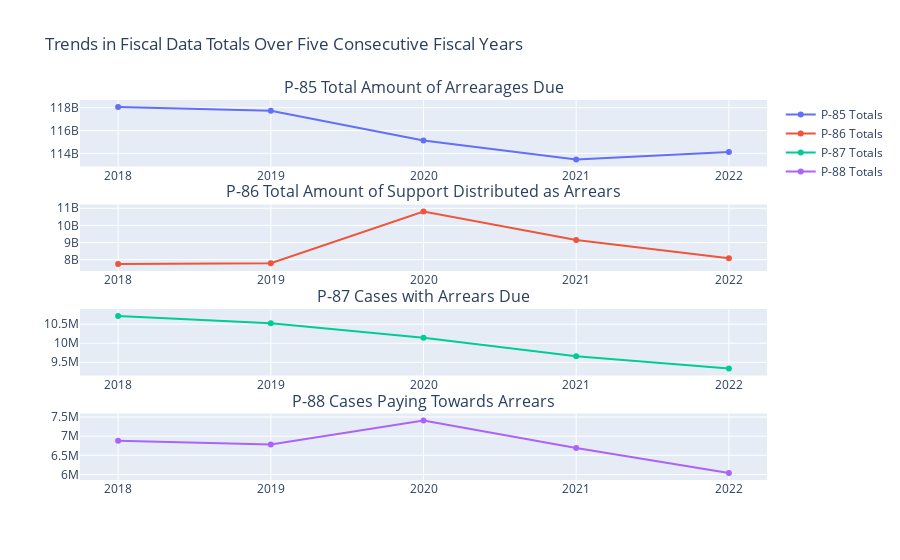

The notebook cell saved with this chart:
### Markdown cell above
## 8. Arrearages Trends

### Code cell
import pandas as pd
import plotly.graph_objs as go
from plotly.subplots import make_subplots

# Define the path to your Excel file
file_path = '/Users/asmafarooq/github/mids-datasci200-fall23-Asma-Farooq/fy_2022_preliminary_data_tables.xlsx' 

# Function to extract data from the sheet
def extract_data(file_path, sheet_name):
    # Load the entire sheet
    data = pd.read_excel(file_path, sheet_name=sheet_name, header=None)
    # Extract years from row 3 (Python index 2) and columns B to F (Python indices 1 to 5)
    # Convert to integer first to remove any decimal, then to string
    years = data.iloc[2, 1:6].astype(int).astype(str)
    # Extract totals from row 58 (Python index 57) and columns B to F (Python indices 1 to 5)
    totals = data.iloc[57, 1:6]
    return years, totals

# Create subplots
fig = make_subplots(
    rows=4, cols=1,
    subplot_titles=(
        "P-85 Total Amount of Arrearages Due",
        "P-86 Total Amount of Support Distributed as Arrears",
        "P-87 Cases with Arrears Due",
        "P-88 Cases Paying Towards Arrears"
    ),
    vertical_spacing=0.1
)

# For each sheet from P-85 to P-88, extract totals and add a trace to the subplot
for i, sheet_name in enumerate(['P-85', 'P-86', 'P-87', 'P-88'], start=1):
    years, totals = extract_data(file_path, sheet_name)
    fig.add_trace(
        go.Scatter(x=years, y=totals, mode='lines+markers', name=f'{sheet_name} Totals'),
        row=i, col=1
    )

# Update layout
fig.update_layout(height=2000, showlegend=True, title_text="Trends in Fiscal Data Totals Over Five Consecutive Fiscal Years")

# Show the plot
fig.show()

### Figure 1 — Plotly figure (JSON) as saved in the notebook; plotly's stock layout.template omitted (floating-point values rounded to 4 significant figures)
{"data": [{"mode": "lines+markers", "name": "P-85 Totals", "type": "scatter", "x": ["2018", "2019", "2020", "2021", "2022"], "xaxis": "x", "y": [118058611558, 117728564962, 115130048828, 113471723919, 114117117525], "yaxis": "y"}, {"mode": "lines+markers", "name": "P-86 Totals", "type": "scatter", "x": ["2018", "2019", "2020", "2021", "2022"], "xaxis": "x2", "y": [7746833742, 7791490061, 10807664717, 9143120697, 8078572371], "yaxis": "y2"}, {"mode": "lines+markers", "name": "P-87 Totals", "type": "scatter", "x": ["2018", "2019", "2020", "2021", "2022"], "xaxis": "x3", "y": [10712928, 10521593, 10142085, 9659322, 9339124], "yaxis": "y3"}, {"mode": "lines+markers", "name": "P-88 Totals", "type": "scatter", "x": ["2018", "2019", "2020", "2021", "2022"], "xaxis": "x4", "y": [6880815, 6784794, 7406264, 6691729, 6040942], "yaxis": "y4"}], "layout": {"annotations": [{"font": {"size": 16}, "showarrow": false, "text": "P-85 Total Amount of Arrearages Due", "x": 0.5, "xanchor": "center", "xref": "paper", "y": 1, "yanchor": "bottom", "yref": "paper"}, {"font": {"size": 16}, "showarrow": false, "text": "P-86 Total Amount of Support Distributed as Arrears", "x": 0.5, "xanchor": "center", "xref": "paper", "y": 0.725, "yanchor": "bottom", "yref": "paper"}, {"font": {"size": 16}, "showarrow": false, "text": "P-87 Cases with Arrears Due", "x": 0.5, "xanchor": "center", "xref": "paper", "y": 0.45, "yanchor": "bottom", "yref": "paper"}, {"font": {"size": 16}, "showarrow": false, "text": "P-88 Cases Paying Towards Arrears", "x": 0.5, "xanchor": "center", "xref": "paper", "y": 0.175, "yanchor": "bottom", "yref": "paper"}], "autosize": true, "showlegend": true, "title": {"text": "Trends in Fiscal Data Totals Over Five Consecutive Fiscal Years"}, "xaxis": {"anchor": "y", "autorange": true, "domain": [0, 1], "range": [-0.2396, 4.24], "type": "category"}, "xaxis2": {"anchor": "y2", "autorange": true, "domain": [0, 1], "range": [-0.2396, 4.24], "type": "category"}, "xaxis3": {"anchor": "y3", "autorange": true, "domain": [0, 1], "range": [-0.2396, 4.24], "type": "category"}, "xaxis4": {"anchor": "y4", "autorange": true, "domain": [0, 1], "range": [-0.2396, 4.24], "type": "category"}, "yaxis": {"anchor": "x", "autorange": true, "domain": [0.825, 1], "range": [113100000000.0, 118400000000.0], "type": "linear"}, "yaxis2": {"anchor": "x2", "autorange": true, "domain": [0.55, 0.725], "range": [7531000000.0, 11020000000.0], "type": "linear"}, "yaxis3": {"anchor": "x3", "autorange": true, "domain": [0.275, 0.45], "range": [9242000.0, 10810000.0], "type": "linear"}, "yaxis4": {"anchor": "x4", "autorange": true, "domain": [0, 0.175], "range": [5945000.0, 7502000.0], "type": "linear"}}}
